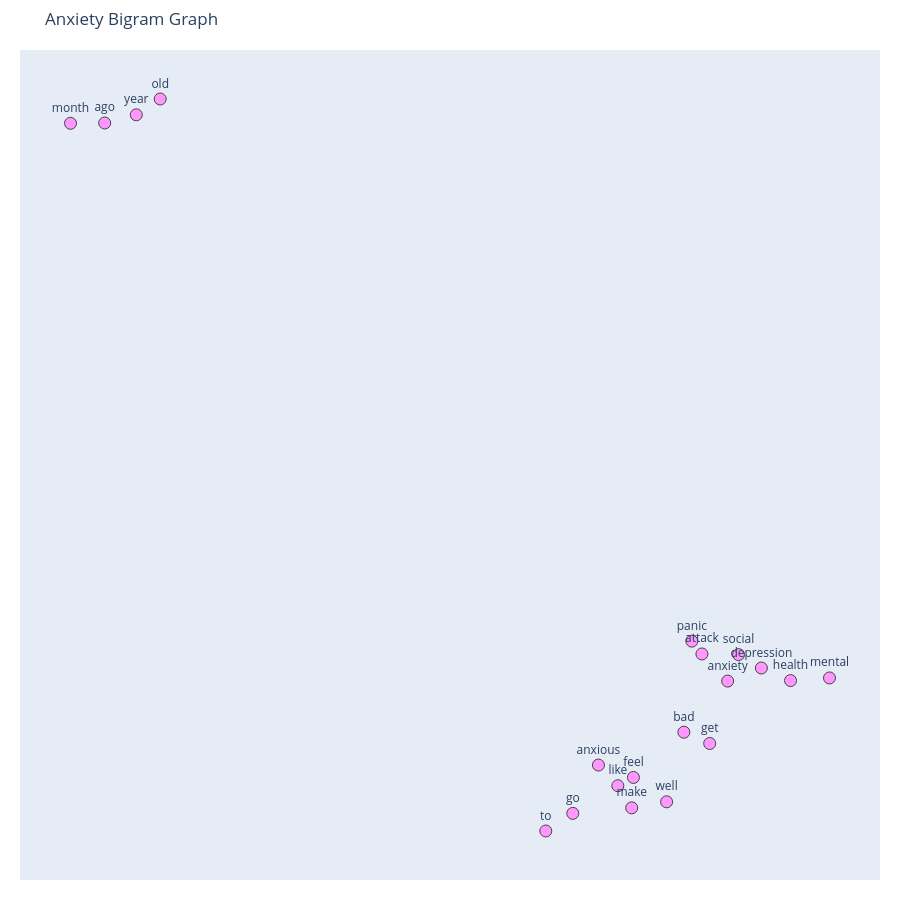
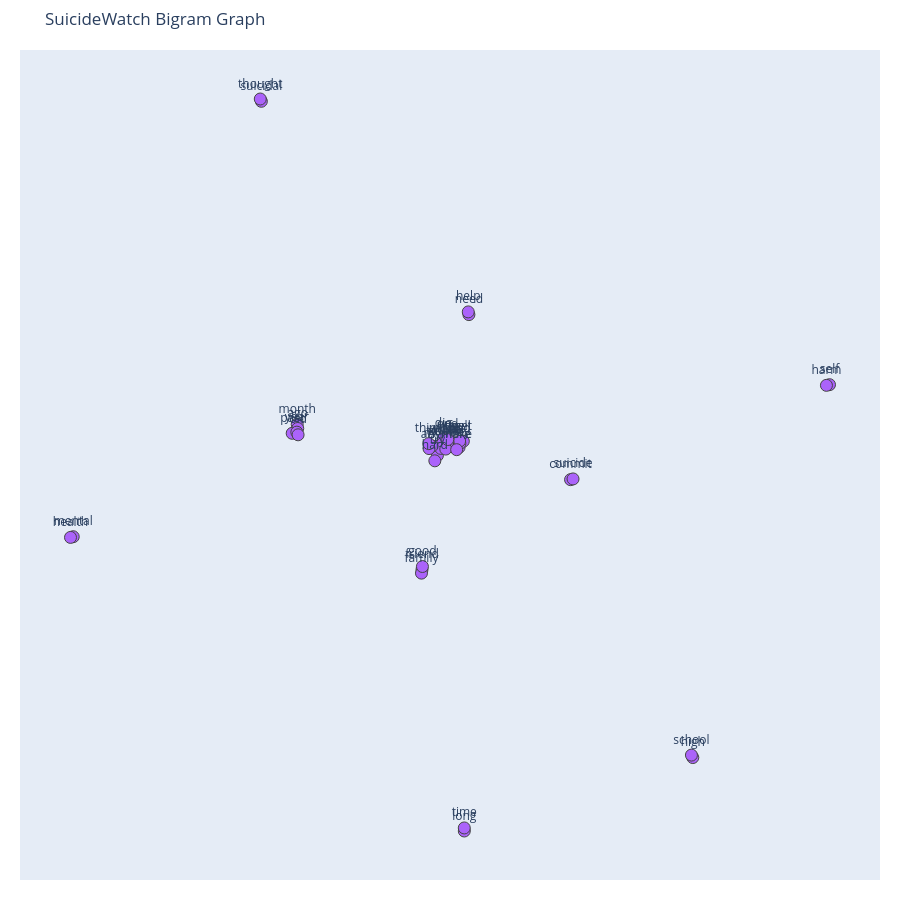
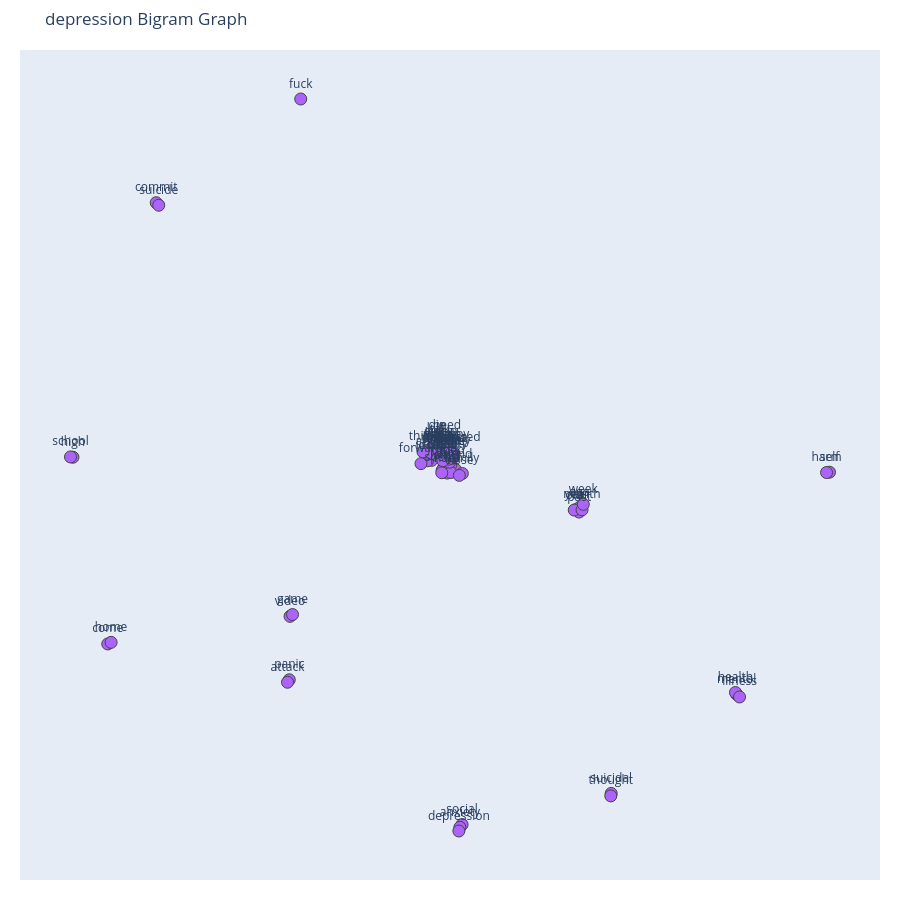

The cell these charts' notebook holds for them, in order:
### Code cell
G_bigrams_subreddits = dict()
for sr in subreddits:
    df_sr = df_tokens[df_tokens["subreddit"]==sr]
    bigrams = build_bigram_counter(df_sr)

    print(
            f"\nTOP BIGRAMAS {sr}"
        )

    print(
            top_ngrams(bigrams)
        )

    G_bigram = build_graph(
            bigrams
        )

    plot_graph(
            G_bigram,
            title=f"{sr} Bigram Graph"
        )
    G_bigrams_subreddits[sr] = G_bigram

### Figure 1 — Plotly figure (JSON) as saved in the notebook; plotly's stock layout.template omitted (floating-point values rounded to 4 significant figures)
{"data": [{"hoverinfo": "none", "line": {"width": 20320.0}, "mode": "lines", "type": "scatter", "x": [0.171, 0.185, null], "y": [-0.0635, -0.08868, null]}, {"hoverinfo": "none", "line": {"width": 5607}, "mode": "lines", "type": "scatter", "x": [0.185, 0.2207, null], "y": [-0.08868, -0.1418, null]}, {"hoverinfo": "none", "line": {"width": 5089}, "mode": "lines", "type": "scatter", "x": [0.005755, -0.03173, null], "y": [-0.4013, -0.4359, null]}, {"hoverinfo": "none", "line": {"width": 3292.0}, "mode": "lines", "type": "scatter", "x": [0.005755, 0.06827, null], "y": [-0.4013, -0.3471, null]}, {"hoverinfo": "none", "line": {"width": 4127}, "mode": "lines", "type": "scatter", "x": [-0.6002, -0.6441, null], "y": [0.969, 0.953, null]}, {"hoverinfo": "none", "line": {"width": 3518.0}, "mode": "lines", "type": "scatter", "x": [-0.6002, -0.567, null], "y": [0.969, 1, null]}, {"hoverinfo": "none", "line": {"width": 3285}, "mode": "lines", "type": "scatter", "x": [-0.6441, -0.6916, null], "y": [0.953, 0.9523, null]}, {"hoverinfo": "none", "line": {"width": 43500.0}, "mode": "lines", "type": "scatter", "x": [0.08991, 0.06827, null], "y": [-0.3309, -0.3471, null]}, {"hoverinfo": "none", "line": {"width": 2819}, "mode": "lines", "type": "scatter", "x": [0.08991, 0.136, null], "y": [-0.3309, -0.3787, null]}, {"hoverinfo": "none", "line": {"width": 3099.0}, "mode": "lines", "type": "scatter", "x": [0.08991, 0.1599, null], "y": [-0.3309, -0.2421, null]}, {"hoverinfo": "none", "line": {"width": 3736}, "mode": "lines", "type": "scatter", "x": [0.08991, 0.08752, null], "y": [-0.3309, -0.3905, null]}, {"hoverinfo": "none", "line": {"width": 4072}, "mode": "lines", "type": "scatter", "x": [0.08991, 0.04132, null], "y": [-0.3309, -0.3066, null]}, {"hoverinfo": "none", "line": {"width": 4776.0}, "mode": "lines", "type": "scatter", "x": [0.1958, 0.1599, null], "y": [-0.2643, -0.2421, null]}, {"hoverinfo": "none", "line": {"width": 2815.0}, "mode": "lines", "type": "scatter", "x": [0.1599, 0.2207, null], "y": [-0.2421, -0.1418, null]}, {"hoverinfo": "none", "line": {"width": 3034}, "mode": "lines", "type": "scatter", "x": [0.2207, 0.308, null], "y": [-0.1418, -0.1409, null]}, {"hoverinfo": "none", "line": {"width": 3259.0}, "mode": "lines", "type": "scatter", "x": [0.2207, 0.2675, null], "y": [-0.1418, -0.1162, null]}, {"hoverinfo": "none", "line": {"width": 4005.0}, "mode": "lines", "type": "scatter", "x": [0.2207, 0.2358, null], "y": [-0.1418, -0.08995, null]}, {"hoverinfo": "none", "line": {"width": 4385.0}, "mode": "lines", "type": "scatter", "x": [0.3621, 0.308, null], "y": [-0.1357, -0.1409, null]}, {"hoverinfo": "text", "hovertext": ["panic", "attack", "go", "to", "year", "ago", "feel", "like", "get", "bad", "month", "anxiety", "well", "make", "mental", "health", "anxious", "depression", "social", "old"], "marker": {"line": {"width": 1}, "size": 12}, "mode": "markers+text", "text": ["panic", "attack", "go", "to", "year", "ago", "feel", "like", "get", "bad", "month", "anxiety", "well", "make", "mental", "health", "anxious", "depression", "social", "old"], "textposition": "top center", "type": "scatter", "x": [0.171, 0.185, 0.005755, -0.03173, -0.6002, -0.6441, 0.08991, 0.06827, 0.1958, 0.1599, -0.6916, 0.2207, 0.136, 0.08752, 0.3621, 0.308, 0.04132, 0.2675, 0.2358, -0.567], "y": [-0.0635, -0.08868, -0.4013, -0.4359, 0.969, 0.953, -0.3309, -0.3471, -0.2643, -0.2421, 0.9523, -0.1418, -0.3787, -0.3905, -0.1357, -0.1409, -0.3066, -0.1162, -0.08995, 1]}], "layout": {"height": 900, "hovermode": "closest", "margin": {"b": 20, "l": 20, "r": 20, "t": 50}, "showlegend": false, "title": {"text": "Anxiety Bigram Graph"}, "width": 900, "xaxis": {"showgrid": false, "visible": false, "zeroline": false}, "yaxis": {"showgrid": false, "visible": false, "zeroline": false}}}

### Figure 2 — Plotly figure (JSON) as saved in the notebook; plotly's stock layout.template omitted (floating-point values rounded to 4 significant figures)
{"data": [{"hoverinfo": "none", "line": {"width": 3499.0}, "mode": "lines", "type": "scatter", "x": [0.02092, 0.03988, null], "y": [0.05571, 0.05345, null]}, {"hoverinfo": "none", "line": {"width": 3965.0}, "mode": "lines", "type": "scatter", "x": [0.02092, 0.01372, null], "y": [0.05571, 0.06955, null]}, {"hoverinfo": "none", "line": {"width": 5341.0}, "mode": "lines", "type": "scatter", "x": [0.02092, 0.01146, null], "y": [0.05571, 0.05721, null]}, {"hoverinfo": "none", "line": {"width": 6218.0}, "mode": "lines", "type": "scatter", "x": [0.02092, 0.02516, null], "y": [0.05571, 0.06171, null]}, {"hoverinfo": "none", "line": {"width": 3297.0}, "mode": "lines", "type": "scatter", "x": [0.02092, 0.01473, null], "y": [0.05571, 0.05058, null]}, {"hoverinfo": "none", "line": {"width": 5695.0}, "mode": "lines", "type": "scatter", "x": [0.02092, 0.02485, null], "y": [0.05571, 0.06776, null]}, {"hoverinfo": "none", "line": {"width": 3003.0}, "mode": "lines", "type": "scatter", "x": [0.02092, 0.01978, null], "y": [0.05571, 0.04265, null]}, {"hoverinfo": "none", "line": {"width": 6986.0}, "mode": "lines", "type": "scatter", "x": [0.02092, 0.007157, null], "y": [0.05571, 0.0444, null]}, {"hoverinfo": "none", "line": {"width": 2671.0}, "mode": "lines", "type": "scatter", "x": [0.02092, 0.03638, null], "y": [0.05571, 0.05227, null]}, {"hoverinfo": "none", "line": {"width": 3249.0}, "mode": "lines", "type": "scatter", "x": [0.02092, 0.03173, null], "y": [0.05571, 0.06356, null]}, {"hoverinfo": "none", "line": {"width": 53280.0}, "mode": "lines", "type": "scatter", "x": [0.03988, 0.03638, null], "y": [0.05345, 0.05227, null]}, {"hoverinfo": "none", "line": {"width": 3662.0}, "mode": "lines", "type": "scatter", "x": [0.03988, 0.0538, null], "y": [0.05345, 0.04708, null]}, {"hoverinfo": "none", "line": {"width": 3023.0}, "mode": "lines", "type": "scatter", "x": [0.03988, 0.03173, null], "y": [0.05345, 0.06356, null]}, {"hoverinfo": "none", "line": {"width": 3024.0}, "mode": "lines", "type": "scatter", "x": [0.03988, 0.01473, null], "y": [0.05345, 0.05058, null]}, {"hoverinfo": "none", "line": {"width": 3225.0}, "mode": "lines", "type": "scatter", "x": [0.03988, 0.05519, null], "y": [0.05345, 0.0639, null]}, {"hoverinfo": "none", "line": {"width": 3902}, "mode": "lines", "type": "scatter", "x": [0.03988, 0.04763, null], "y": [0.05345, 0.04111, null]}, {"hoverinfo": "none", "line": {"width": 4705}, "mode": "lines", "type": "scatter", "x": [0.03988, 0.05586, null], "y": [0.05345, 0.05756, null]}, {"hoverinfo": "none", "line": {"width": 3510.0}, "mode": "lines", "type": "scatter", "x": [0.01473, -0.008063, null], "y": [0.05058, 0.04953, null]}, {"hoverinfo": "none", "line": {"width": 5841.0}, "mode": "lines", "type": "scatter", "x": [0.01473, 0.01146, null], "y": [0.05058, 0.05721, null]}, {"hoverinfo": "none", "line": {"width": 3325.0}, "mode": "lines", "type": "scatter", "x": [0.01473, 0.01978, null], "y": [0.05058, 0.04265, null]}, {"hoverinfo": "none", "line": {"width": 12530.0}, "mode": "lines", "type": "scatter", "x": [-0.008063, -0.01513, null], "y": [0.04953, 0.05055, null]}, {"hoverinfo": "none", "line": {"width": 3306}, "mode": "lines", "type": "scatter", "x": [-0.008063, -0.02295, null], "y": [0.04953, 0.04393, null]}, {"hoverinfo": "none", "line": {"width": 2859.0}, "mode": "lines", "type": "scatter", "x": [-0.008063, 0.007157, null], "y": [0.04953, 0.0444, null]}, {"hoverinfo": "none", "line": {"width": 2904.0}, "mode": "lines", "type": "scatter", "x": [-0.008063, -0.02353, null], "y": [0.04953, 0.05703, null]}, {"hoverinfo": "none", "line": {"width": 3188.0}, "mode": "lines", "type": "scatter", "x": [-0.3596, -0.3583, null], "y": [0.1078, 0.09704, null]}, {"hoverinfo": "none", "line": {"width": 5522.0}, "mode": "lines", "type": "scatter", "x": [-0.3583, -0.3607, null], "y": [0.09704, 0.08734, null]}, {"hoverinfo": "none", "line": {"width": 3174.0}, "mode": "lines", "type": "scatter", "x": [-0.0409, -0.04225, null], "y": [-0.2751, -0.2848, null]}, {"hoverinfo": "none", "line": {"width": 5903.0}, "mode": "lines", "type": "scatter", "x": [-0.0409, -0.0398, null], "y": [-0.2751, -0.2673, null]}, {"hoverinfo": "none", "line": {"width": 2917}, "mode": "lines", "type": "scatter", "x": [-0.3726, -0.3607, null], "y": [0.08426, 0.08734, null]}, {"hoverinfo": "none", "line": {"width": 7244.0}, "mode": "lines", "type": "scatter", "x": [-0.3607, -0.3575, null], "y": [0.08734, 0.08033, null]}, {"hoverinfo": "none", "line": {"width": 4292.0}, "mode": "lines", "type": "scatter", "x": [0.6508, 0.6473, null], "y": [-0.7715, -0.765, null]}, {"hoverinfo": "none", "line": {"width": 4371}, "mode": "lines", "type": "scatter", "x": [0.07889, 0.07721, null], "y": [0.3976, 0.4047, null]}, {"hoverinfo": "none", "line": {"width": 3947.0}, "mode": "lines", "type": "scatter", "x": [0.06713, 0.06706, null], "y": [-0.9653, -0.9572, null]}, {"hoverinfo": "none", "line": {"width": 3195}, "mode": "lines", "type": "scatter", "x": [0.03173, 0.02516, null], "y": [0.06356, 0.06171, null]}, {"hoverinfo": "none", "line": {"width": 5305.0}, "mode": "lines", "type": "scatter", "x": [0.03173, 0.02485, null], "y": [0.06356, 0.06776, null]}, {"hoverinfo": "none", "line": {"width": 5957.0}, "mode": "lines", "type": "scatter", "x": [0.06467, 0.05586, null], "y": [0.06328, 0.05756, null]}, {"hoverinfo": "none", "line": {"width": 4575.0}, "mode": "lines", "type": "scatter", "x": [0.06467, 0.05519, null], "y": [0.06328, 0.0639, null]}, {"hoverinfo": "none", "line": {"width": 5899}, "mode": "lines", "type": "scatter", "x": [0.3385, 0.3449, null], "y": [-0.03803, -0.03615, null]}, {"hoverinfo": "none", "line": {"width": 5765.0}, "mode": "lines", "type": "scatter", "x": [-0.9318, -0.9388, null], "y": [-0.1887, -0.1904, null]}, {"hoverinfo": "none", "line": {"width": 2986}, "mode": "lines", "type": "scatter", "x": [-0.001571, 0.007157, null], "y": [0.02556, 0.0444, null]}, {"hoverinfo": "none", "line": {"width": 2875.0}, "mode": "lines", "type": "scatter", "x": [-0.001571, -0.008168, null], "y": [0.02556, 0.01166, null]}, {"hoverinfo": "none", "line": {"width": 4266}, "mode": "lines", "type": "scatter", "x": [1.0, 0.9922, null], "y": [0.2126, 0.2108, null]}, {"hoverinfo": "none", "line": {"width": 6993.0}, "mode": "lines", "type": "scatter", "x": [-0.4513, -0.454, null], "y": [0.9604, 0.9665, null]}, {"hoverinfo": "text", "hovertext": ["want", "feel", "know", "go", "like", "month", "ago", "friend", "family", "good", "way", "die", "past", "year", "high", "school", "need", "help", "long", "time", "not", "life", "get", "bad", "commit", "suicide", "well", "mental", "health", "try", "kill", "self", "harm", "suicidal", "thought", "live", "old", "to", "hard", "anymore", "end", "m", "make", "think"], "marker": {"line": {"width": 1}, "size": 12}, "mode": "markers+text", "text": ["want", "feel", "know", "go", "like", "month", "ago", "friend", "family", "good", "way", "die", "past", "year", "high", "school", "need", "help", "long", "time", "not", "life", "get", "bad", "commit", "suicide", "well", "mental", "health", "try", "kill", "self", "harm", "suicidal", "thought", "live", "old", "to", "hard", "anymore", "end", "m", "make", "think"], "textposition": "top center", "type": "scatter", "x": [0.02092, 0.03988, 0.01473, -0.008063, 0.03638, -0.3596, -0.3583, -0.0409, -0.04225, -0.0398, 0.0538, 0.01372, -0.3726, -0.3607, 0.6508, 0.6473, 0.07889, 0.07721, 0.06713, 0.06706, 0.01146, 0.03173, 0.06467, 0.05586, 0.3385, 0.3449, 0.05519, -0.9318, -0.9388, -0.001571, 0.007157, 1.0, 0.9922, -0.4513, -0.454, 0.02516, -0.3575, -0.01513, -0.008168, 0.01978, 0.02485, -0.02295, 0.04763, -0.02353], "y": [0.05571, 0.05345, 0.05058, 0.04953, 0.05227, 0.1078, 0.09704, -0.2751, -0.2848, -0.2673, 0.04708, 0.06955, 0.08426, 0.08734, -0.7715, -0.765, 0.3976, 0.4047, -0.9653, -0.9572, 0.05721, 0.06356, 0.06328, 0.05756, -0.03803, -0.03615, 0.0639, -0.1887, -0.1904, 0.02556, 0.0444, 0.2126, 0.2108, 0.9604, 0.9665, 0.06171, 0.08033, 0.05055, 0.01166, 0.04265, 0.06776, 0.04393, 0.04111, 0.05703]}], "layout": {"height": 900, "hovermode": "closest", "margin": {"b": 20, "l": 20, "r": 20, "t": 50}, "showlegend": false, "title": {"text": "SuicideWatch Bigram Graph"}, "width": 900, "xaxis": {"showgrid": false, "visible": false, "zeroline": false}, "yaxis": {"showgrid": false, "visible": false, "zeroline": false}}}

### Figure 3 — Plotly figure (JSON) as saved in the notebook; plotly's stock layout.template omitted (floating-point values rounded to 4 significant figures)
{"data": [{"hoverinfo": "none", "line": {"width": 3937}, "mode": "lines", "type": "scatter", "x": [0.002111, -0.0206, null], "y": [0.1137, 0.111, null]}, {"hoverinfo": "none", "line": {"width": 6020}, "mode": "lines", "type": "scatter", "x": [0.002111, -0.01525, null], "y": [0.1137, 0.1184, null]}, {"hoverinfo": "none", "line": {"width": 4705.0}, "mode": "lines", "type": "scatter", "x": [0.002111, 0.01436, null], "y": [0.1137, 0.08988, null]}, {"hoverinfo": "none", "line": {"width": 2801.0}, "mode": "lines", "type": "scatter", "x": [0.002111, 0.002111, null], "y": [0.1137, 0.1137, null]}, {"hoverinfo": "none", "line": {"width": 6774}, "mode": "lines", "type": "scatter", "x": [0.002111, 0.01007, null], "y": [0.1137, 0.1183, null]}, {"hoverinfo": "none", "line": {"width": 9128}, "mode": "lines", "type": "scatter", "x": [0.002111, 0.004918, null], "y": [0.1137, 0.1028, null]}, {"hoverinfo": "none", "line": {"width": 2930.0}, "mode": "lines", "type": "scatter", "x": [0.002111, -0.01059, null], "y": [0.1137, 0.1108, null]}, {"hoverinfo": "none", "line": {"width": 3386}, "mode": "lines", "type": "scatter", "x": [0.002111, 0.01971, null], "y": [0.1137, 0.1071, null]}, {"hoverinfo": "none", "line": {"width": 7297.0}, "mode": "lines", "type": "scatter", "x": [0.002111, 0.01011, null], "y": [0.1137, 0.1048, null]}, {"hoverinfo": "none", "line": {"width": 8365}, "mode": "lines", "type": "scatter", "x": [0.002111, 0.009655, null], "y": [0.1137, 0.112, null]}, {"hoverinfo": "none", "line": {"width": 3367.0}, "mode": "lines", "type": "scatter", "x": [0.002111, 0.02238, null], "y": [0.1137, 0.12, null]}, {"hoverinfo": "none", "line": {"width": 5451}, "mode": "lines", "type": "scatter", "x": [0.002111, -0.01707, null], "y": [0.1137, 0.122, null]}, {"hoverinfo": "none", "line": {"width": 3151}, "mode": "lines", "type": "scatter", "x": [0.002111, 0.02308, null], "y": [0.1137, 0.1131, null]}, {"hoverinfo": "none", "line": {"width": 2890.0}, "mode": "lines", "type": "scatter", "x": [0.002111, -0.006823, null], "y": [0.1137, 0.1288, null]}, {"hoverinfo": "none", "line": {"width": 5868}, "mode": "lines", "type": "scatter", "x": [0.002111, -0.01467, null], "y": [0.1137, 0.1295, null]}, {"hoverinfo": "none", "line": {"width": 5479.0}, "mode": "lines", "type": "scatter", "x": [0.002111, -0.001477, null], "y": [0.1137, 0.08791, null]}, {"hoverinfo": "none", "line": {"width": 4442.0}, "mode": "lines", "type": "scatter", "x": [0.002111, 0.004897, null], "y": [0.1137, 0.1255, null]}, {"hoverinfo": "none", "line": {"width": 3661.0}, "mode": "lines", "type": "scatter", "x": [0.002111, 0.001035, null], "y": [0.1137, 0.1365, null]}, {"hoverinfo": "none", "line": {"width": 3337}, "mode": "lines", "type": "scatter", "x": [0.002111, 0.01769, null], "y": [0.1137, 0.1282, null]}, {"hoverinfo": "none", "line": {"width": 2813.0}, "mode": "lines", "type": "scatter", "x": [0.002111, -0.004537, null], "y": [0.1137, 0.101, null]}, {"hoverinfo": "none", "line": {"width": 3700}, "mode": "lines", "type": "scatter", "x": [0.002111, 0.01086, null], "y": [0.1137, 0.1296, null]}, {"hoverinfo": "none", "line": {"width": 3792}, "mode": "lines", "type": "scatter", "x": [0.002111, 0.01661, null], "y": [0.1137, 0.1212, null]}, {"hoverinfo": "none", "line": {"width": 4409}, "mode": "lines", "type": "scatter", "x": [-0.0206, -0.03197, null], "y": [0.111, 0.1019, null]}, {"hoverinfo": "none", "line": {"width": 3341.0}, "mode": "lines", "type": "scatter", "x": [-0.0206, -0.01707, null], "y": [0.111, 0.122, null]}, {"hoverinfo": "none", "line": {"width": 3034}, "mode": "lines", "type": "scatter", "x": [-0.0206, -0.01525, null], "y": [0.111, 0.1184, null]}, {"hoverinfo": "none", "line": {"width": 4205.0}, "mode": "lines", "type": "scatter", "x": [-0.0206, -0.01467, null], "y": [0.111, 0.1295, null]}, {"hoverinfo": "none", "line": {"width": 3542}, "mode": "lines", "type": "scatter", "x": [-0.0206, -0.04221, null], "y": [0.111, 0.1008, null]}, {"hoverinfo": "none", "line": {"width": 4226}, "mode": "lines", "type": "scatter", "x": [-0.0206, -0.004537, null], "y": [0.111, 0.101, null]}, {"hoverinfo": "none", "line": {"width": 4048.0}, "mode": "lines", "type": "scatter", "x": [-0.0206, -0.03375, null], "y": [0.111, 0.1186, null]}, {"hoverinfo": "none", "line": {"width": 4839.0}, "mode": "lines", "type": "scatter", "x": [-0.01525, -0.01059, null], "y": [0.1184, 0.1108, null]}, {"hoverinfo": "none", "line": {"width": 8405.0}, "mode": "lines", "type": "scatter", "x": [-0.01525, -0.02233, null], "y": [0.1184, 0.1245, null]}, {"hoverinfo": "none", "line": {"width": 3808.0}, "mode": "lines", "type": "scatter", "x": [-0.01525, -0.01467, null], "y": [0.1184, 0.1295, null]}, {"hoverinfo": "none", "line": {"width": 4395.0}, "mode": "lines", "type": "scatter", "x": [-0.01525, -0.03375, null], "y": [0.1184, 0.1186, null]}, {"hoverinfo": "none", "line": {"width": 2952.0}, "mode": "lines", "type": "scatter", "x": [-0.01525, -0.006823, null], "y": [0.1184, 0.1288, null]}, {"hoverinfo": "none", "line": {"width": 2989.0}, "mode": "lines", "type": "scatter", "x": [-0.01525, -0.01525, null], "y": [0.1184, 0.1184, null]}, {"hoverinfo": "none", "line": {"width": 4537}, "mode": "lines", "type": "scatter", "x": [-0.01467, -0.02584, null], "y": [0.1295, 0.1312, null]}, {"hoverinfo": "none", "line": {"width": 2738.0}, "mode": "lines", "type": "scatter", "x": [-0.01467, -0.01707, null], "y": [0.1295, 0.122, null]}, {"hoverinfo": "none", "line": {"width": 3035}, "mode": "lines", "type": "scatter", "x": [-0.01467, -0.0191, null], "y": [0.1295, 0.1501, null]}, {"hoverinfo": "none", "line": {"width": 3875.0}, "mode": "lines", "type": "scatter", "x": [-0.01467, -0.02522, null], "y": [0.1295, 0.1449, null]}, {"hoverinfo": "none", "line": {"width": 3261.0}, "mode": "lines", "type": "scatter", "x": [-0.01467, -0.02479, null], "y": [0.1295, 0.1366, null]}, {"hoverinfo": "none", "line": {"width": 4134}, "mode": "lines", "type": "scatter", "x": [-0.01467, -0.01152, null], "y": [0.1295, 0.1412, null]}, {"hoverinfo": "none", "line": {"width": 5293}, "mode": "lines", "type": "scatter", "x": [-0.01467, -0.02233, null], "y": [0.1295, 0.1245, null]}, {"hoverinfo": "none", "line": {"width": 2895.0}, "mode": "lines", "type": "scatter", "x": [-0.01467, 0.001035, null], "y": [0.1295, 0.1365, null]}, {"hoverinfo": "none", "line": {"width": 2976.0}, "mode": "lines", "type": "scatter", "x": [-0.01467, -0.01467, null], "y": [0.1295, 0.1295, null]}, {"hoverinfo": "none", "line": {"width": 3830.0}, "mode": "lines", "type": "scatter", "x": [-0.02584, -0.01707, null], "y": [0.1312, 0.122, null]}, {"hoverinfo": "none", "line": {"width": 2807.0}, "mode": "lines", "type": "scatter", "x": [-0.01707, -0.02479, null], "y": [0.122, 0.1366, null]}, {"hoverinfo": "none", "line": {"width": 2921.0}, "mode": "lines", "type": "scatter", "x": [-0.01707, -0.03375, null], "y": [0.122, 0.1186, null]}, {"hoverinfo": "none", "line": {"width": 3088}, "mode": "lines", "type": "scatter", "x": [-0.04221, -0.05841, null], "y": [0.1008, 0.09369, null]}, {"hoverinfo": "none", "line": {"width": 2684}, "mode": "lines", "type": "scatter", "x": [0.02695, 0.04329, null], "y": [0.07841, 0.06916, null]}, {"hoverinfo": "none", "line": {"width": 9440}, "mode": "lines", "type": "scatter", "x": [0.02695, 0.01436, null], "y": [0.07841, 0.08988, null]}, {"hoverinfo": "none", "line": {"width": 3389}, "mode": "lines", "type": "scatter", "x": [0.02695, 0.03583, null], "y": [0.07841, 0.06451, null]}, {"hoverinfo": "none", "line": {"width": 9116}, "mode": "lines", "type": "scatter", "x": [0.3244, 0.3312, null], "y": [-0.01975, -0.01521, null]}, {"hoverinfo": "none", "line": {"width": 4949.0}, "mode": "lines", "type": "scatter", "x": [0.3244, 0.3303, null], "y": [-0.01975, -0.02671, null]}, {"hoverinfo": "none", "line": {"width": 10198}, "mode": "lines", "type": "scatter", "x": [0.3244, 0.3182, null], "y": [-0.01975, -0.02171, null]}, {"hoverinfo": "none", "line": {"width": 5258.0}, "mode": "lines", "type": "scatter", "x": [0.3312, 0.3375, null], "y": [-0.01521, -0.02122, null]}, {"hoverinfo": "none", "line": {"width": 2930.0}, "mode": "lines", "type": "scatter", "x": [0.3312, 0.3405, null], "y": [-0.01521, -0.007421, null]}, {"hoverinfo": "none", "line": {"width": 2907.0}, "mode": "lines", "type": "scatter", "x": [0.01436, 0.01516, null], "y": [0.08988, 0.07171, null]}, {"hoverinfo": "none", "line": {"width": 2743}, "mode": "lines", "type": "scatter", "x": [0.01436, -0.004537, null], "y": [0.08988, 0.101, null]}, {"hoverinfo": "none", "line": {"width": 8250.0}, "mode": "lines", "type": "scatter", "x": [-0.9137, -0.9198, null], "y": [0.1096, 0.1103, null]}, {"hoverinfo": "none", "line": {"width": 2980}, "mode": "lines", "type": "scatter", "x": [-0.7091, -0.7028, null], "y": [0.7423, 0.7359, null]}, {"hoverinfo": "none", "line": {"width": 10198}, "mode": "lines", "type": "scatter", "x": [0.7174, 0.7145, null], "y": [-0.4798, -0.4751, null]}, {"hoverinfo": "none", "line": {"width": 3131.0}, "mode": "lines", "type": "scatter", "x": [0.7174, 0.7245, null], "y": [-0.4798, -0.4863, null]}, {"hoverinfo": "none", "line": {"width": 2673.0}, "mode": "lines", "type": "scatter", "x": [0.3303, 0.3375, null], "y": [-0.02671, -0.02122, null]}, {"hoverinfo": "none", "line": {"width": 2898}, "mode": "lines", "type": "scatter", "x": [0.005721, -0.001477, null], "y": [0.07026, 0.08791, null]}, {"hoverinfo": "none", "line": {"width": 3843.0}, "mode": "lines", "type": "scatter", "x": [0.005721, 0.01516, null], "y": [0.07026, 0.07171, null]}, {"hoverinfo": "none", "line": {"width": 6314.0}, "mode": "lines", "type": "scatter", "x": [-0.001477, -0.006298, null], "y": [0.08791, 0.07747, null]}, {"hoverinfo": "none", "line": {"width": 3740.0}, "mode": "lines", "type": "scatter", "x": [-0.001477, -0.00724, null], "y": [0.08791, 0.07096, null]}, {"hoverinfo": "none", "line": {"width": 3317.0}, "mode": "lines", "type": "scatter", "x": [-0.01152, -0.006823, null], "y": [0.1412, 0.1288, null]}, {"hoverinfo": "none", "line": {"width": 11470.0}, "mode": "lines", "type": "scatter", "x": [-0.03375, -0.0434, null], "y": [0.1186, 0.1195, null]}, {"hoverinfo": "none", "line": {"width": 2863}, "mode": "lines", "type": "scatter", "x": [-0.03375, -0.05339, null], "y": [0.1186, 0.1228, null]}, {"hoverinfo": "none", "line": {"width": 2994.0}, "mode": "lines", "type": "scatter", "x": [-0.3539, -0.3539, null], "y": [1, 1, null]}, {"hoverinfo": "none", "line": {"width": 3490.0}, "mode": "lines", "type": "scatter", "x": [-0.382, -0.3864, null], "y": [-0.4435, -0.4497, null]}, {"hoverinfo": "none", "line": {"width": 8863.0}, "mode": "lines", "type": "scatter", "x": [0.004918, 0.01212, null], "y": [0.1028, 0.09733, null]}, {"hoverinfo": "none", "line": {"width": 2728.0}, "mode": "lines", "type": "scatter", "x": [0.004918, -0.004537, null], "y": [0.1028, 0.101, null]}, {"hoverinfo": "none", "line": {"width": 5633.0}, "mode": "lines", "type": "scatter", "x": [0.01212, 0.01011, null], "y": [0.09733, 0.1048, null]}, {"hoverinfo": "none", "line": {"width": 2922.0}, "mode": "lines", "type": "scatter", "x": [0.04264, 0.03727, null], "y": [-0.8035, -0.8102, null]}, {"hoverinfo": "none", "line": {"width": 3110.0}, "mode": "lines", "type": "scatter", "x": [0.03727, 0.03471, null], "y": [-0.8102, -0.8194, null]}, {"hoverinfo": "none", "line": {"width": 5898.0}, "mode": "lines", "type": "scatter", "x": [0.001035, 0.005625, null], "y": [0.1365, 0.1502, null]}, {"hoverinfo": "none", "line": {"width": 5265.0}, "mode": "lines", "type": "scatter", "x": [0.9456, 0.9384, null], "y": [0.07243, 0.07155, null]}, {"hoverinfo": "none", "line": {"width": 3571.0}, "mode": "lines", "type": "scatter", "x": [0.004897, 0.004897, null], "y": [0.1255, 0.1255, null]}, {"hoverinfo": "none", "line": {"width": 4085.0}, "mode": "lines", "type": "scatter", "x": [-0.3802, -0.374, null], "y": [-0.2859, -0.2814, null]}, {"hoverinfo": "none", "line": {"width": 2881.0}, "mode": "lines", "type": "scatter", "x": [-0.8282, -0.8199, null], "y": [-0.3545, -0.3506, null]}, {"hoverinfo": "none", "line": {"width": 5435.0}, "mode": "lines", "type": "scatter", "x": [0.4091, 0.4081, null], "y": [-0.7259, -0.7322, null]}, {"hoverinfo": "text", "hovertext": ["feel", "like", "shit", "know", "anymore", "want", "live", "not", "life", "die", "look", "forward", "end", "friend", "family", "year", "ago", "good", "kill", "high", "school", "commit", "suicide", "mental", "health", "way", "past", "hard", "time", "talk", "old", "long", "go", "to", "fuck", "panic", "attack", "try", "bad", "get", "social", "anxiety", "help", "need", "think", "people", "guilty", "self", "harm", "spend", "well", "depression", "make", "month", "close", "thing", "start", "week", "illness", "lonely", "day", "video", "game", "happy", "come", "home", "suicidal", "thought", "sad", "depressed"], "marker": {"line": {"width": 1}, "size": 12}, "mode": "markers+text", "text": ["feel", "like", "shit", "know", "anymore", "want", "live", "not", "life", "die", "look", "forward", "end", "friend", "family", "year", "ago", "good", "kill", "high", "school", "commit", "suicide", "mental", "health", "way", "past", "hard", "time", "talk", "old", "long", "go", "to", "fuck", "panic", "attack", "try", "bad", "get", "social", "anxiety", "help", "need", "think", "people", "guilty", "self", "harm", "spend", "well", "depression", "make", "month", "close", "thing", "start", "week", "illness", "lonely", "day", "video", "game", "happy", "come", "home", "suicidal", "thought", "sad", "depressed"], "textposition": "top center", "type": "scatter", "x": [0.002111, -0.0206, -0.03197, -0.01525, -0.01059, -0.01467, -0.02584, -0.02233, -0.01707, -0.0191, -0.04221, -0.05841, -0.02479, 0.02695, 0.04329, 0.3244, 0.3312, 0.01436, -0.02522, -0.9137, -0.9198, -0.7091, -0.7028, 0.7174, 0.7145, 0.01007, 0.3303, 0.005721, -0.001477, -0.01152, 0.3182, -0.006298, -0.03375, -0.0434, -0.3539, -0.382, -0.3864, 0.01516, 0.004918, 0.01212, 0.04264, 0.03727, 0.001035, 0.005625, -0.05339, -0.006823, 0.01971, 0.9456, 0.9384, -0.00724, 0.01011, 0.03471, 0.009655, 0.3375, 0.03583, -0.004537, 0.02238, 0.3405, 0.7245, 0.02308, 0.004897, -0.3802, -0.374, 0.01769, -0.8282, -0.8199, 0.4091, 0.4081, 0.01086, 0.01661], "y": [0.1137, 0.111, 0.1019, 0.1184, 0.1108, 0.1295, 0.1312, 0.1245, 0.122, 0.1501, 0.1008, 0.09369, 0.1366, 0.07841, 0.06916, -0.01975, -0.01521, 0.08988, 0.1449, 0.1096, 0.1103, 0.7423, 0.7359, -0.4798, -0.4751, 0.1183, -0.02671, 0.07026, 0.08791, 0.1412, -0.02171, 0.07747, 0.1186, 0.1195, 1, -0.4435, -0.4497, 0.07171, 0.1028, 0.09733, -0.8035, -0.8102, 0.1365, 0.1502, 0.1228, 0.1288, 0.1071, 0.07243, 0.07155, 0.07096, 0.1048, -0.8194, 0.112, -0.02122, 0.06451, 0.101, 0.12, -0.007421, -0.4863, 0.1131, 0.1255, -0.2859, -0.2814, 0.1282, -0.3545, -0.3506, -0.7259, -0.7322, 0.1296, 0.1212]}], "layout": {"height": 900, "hovermode": "closest", "margin": {"b": 20, "l": 20, "r": 20, "t": 50}, "showlegend": false, "title": {"text": "depression Bigram Graph"}, "width": 900, "xaxis": {"showgrid": false, "visible": false, "zeroline": false}, "yaxis": {"showgrid": false, "visible": false, "zeroline": false}}}
